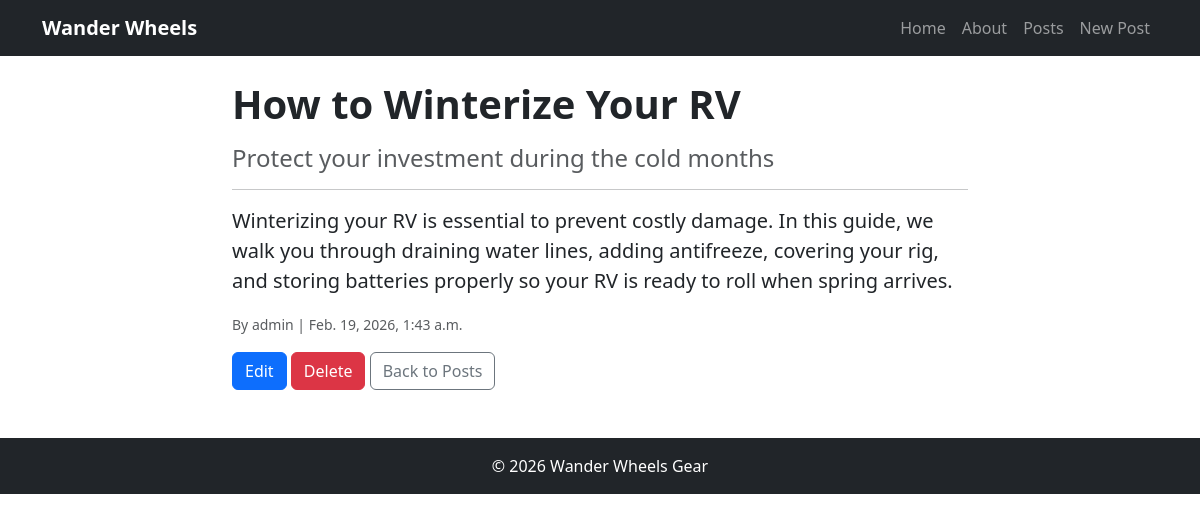
Screenshot of /posts/detail/3/ with the database file from the repository.
### posts/models.py (models this page shows, shortened)
class Post(models.Model): #OOP - Classes and Objects
    title = models.CharField(max_length=128)
    subtitle = models.CharField(max_length=256)
    body = models.TextField()
    created_on = models.DateTimeField(auto_now_add=True)
    author = models.ForeignKey(
        get_user_model(),
        on_delete=models.CASCADE
    )

### posts/views.py (the view)
# urls.py: path('detail/<int:pk>/', PostDetailView.as_view(), name='post_detail'),
class PostDetailView(DetailView): #GET Request -> Detail
    template_name = "posts/detail.html"
    model = Post
    context_object_name = "single_post"

### templates/posts/detail.html (shortened to what this page needs)
{% extends 'base.html' %}
{% block content %}
<div class="row">
    <div class="col-lg-8 mx-auto">
        <h1 class="display-6 fw-bold mb-3">{{ single_post.title }}</h1>
        <h4 class="text-muted mb-3">{{ single_post.subtitle }}</h4>
        <hr>
        <p class="lead">{{ single_post.body }}</p>
        <div class="text-muted mb-3">
            <small>By {{ single_post.author }} | {{ single_post.created_on }}</small>
        </div>
        <a href="{% url 'posts:post_edit' single_post.id %}" class="btn btn-primary">Edit</a>
        <a href="{% url 'posts:post_delete' single_post.id %}" class="btn btn-danger">Delete</a>
        <a href="{% url 'posts:post_list' %}" class="btn btn-outline-secondary">Back to Posts</a>
    </div>
</div>
{% endblock %}

### rows the page displays
Post: title "How to Winterize Your RV", subtitle "Protect your investment during the cold months", body "Winterizing your RV is essential to prevent costly damage. In this guide, we walk you through draining water lines, adding antifreeze, covering your rig, and storing batteries properly so your RV is ready to roll when spring arrives.", author "admin", created_on "Feb. 19, 2026, 1:43 a.m."
